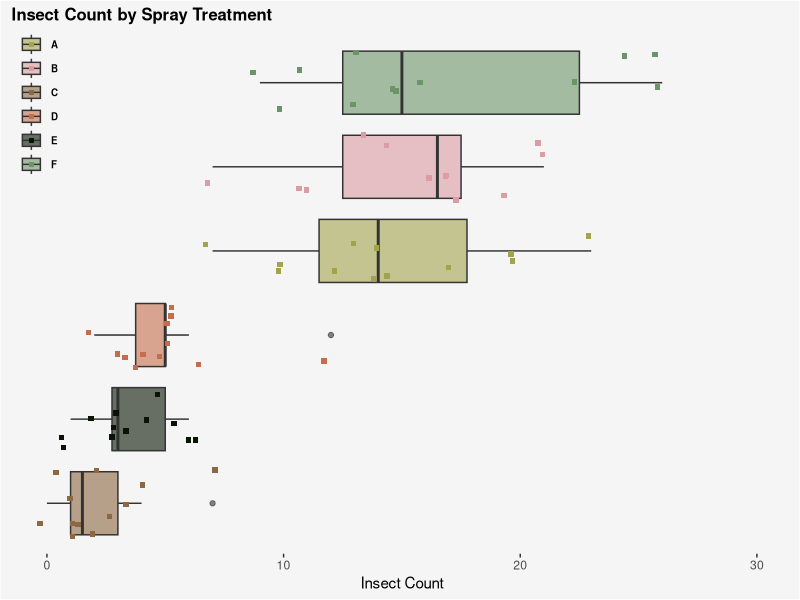

The R script that drew this image:
## ---- chunk 1
library(ggplot2)
library(dplyr)
## ---- chunk 2
insects <- InsectSprays 

insects %>%
  group_by(spray) %>% 
  summarise(mean = mean(count), `std dev` = sd(count))
## ---- chunk 3
insects_plot_theme <- theme(axis.title.y = element_blank(), axis.text.y = element_blank(), 
                     panel.grid = element_blank(), axis.ticks.y = element_blank(), panel.background = element_blank(),
                     plot.title = element_text(size=12, face="bold", vjust=1, lineheight=1), 
                     legend.background = element_rect(fill="transparent"), plot.background = element_rect(fill = "#F5F5F5"),
                     legend.position = c(0.01, 1), legend.justification = c("left", "top"),
                     legend.box.just = "left", legend.margin = margin(0.1, 2, 0.1, 0.1),
                     legend.text = element_text(color = "black", size = 7, face = "bold"),
                     legend.title=element_blank())

plot_insects <- insects %>%
  mutate(spray = forcats::fct_reorder(spray, count, .fun='mean')) %>%
  ggplot(aes(x = spray, y = count, 
             fill = spray)) + 
  geom_boxplot(alpha = 0.6) +
  geom_jitter(aes(color = spray), size = 1.5, pch = 15) +
  coord_flip(ylim = c(0,30)) +
  scale_fill_manual(values=c("#a2a34c", "#dc9ca4", "#8c6844", "#c46c4c", 
                             "#091404", "#6c9469"),
                    breaks=c("A", "B", 
                             "C", "D", "E", "F")) +
  scale_color_manual(values=c("#a2a34c", "#dc9ca4", "#8c6844", "#c46c4c", 
                             "#091404", "#6c9469"),
                    breaks=c("A", "B", 
                             "C", "D", "E", "F")) +
  insects_plot_theme +
  ggtitle("Insect Count by Spray Treatment") +
  ylab("Insect Count")

## ---- chunk 4
plot_insects
